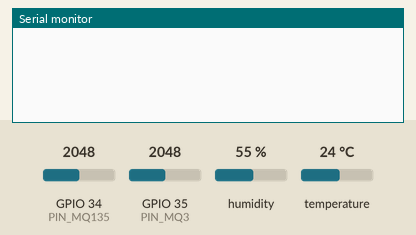
Bench run of a sketch on a simulated ESP32. Parts: the last lines printed to the serial monitor. The test bench sets the inputs (shaded band); at power-on: humidity 55 %, GPIO 34 (PIN_MQ135) = 2048, GPIO 35 (PIN_MQ3) = 2048, temperature 24 °C (analog values on the 0–4095 scale).

Above: at 1.2 s.
1.3 s: humidity set to 22 %
At 4.0 s:
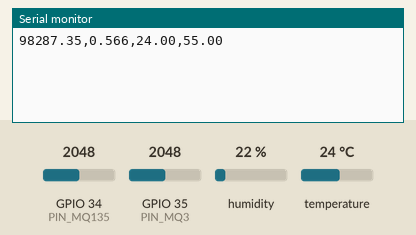
7.6 s: GPIO 34 (PIN_MQ135) set to 2866
At 8.1 s:
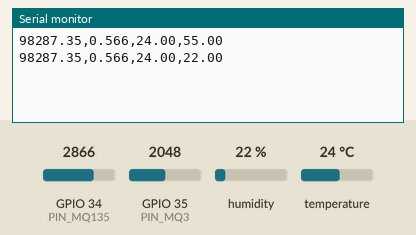
9.1 s: GPIO 35 (PIN_MQ3) set to 2866
At 9.7 s:
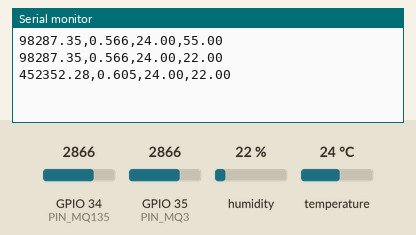
10.6 s: temperature set to 12 °C
12.1 s: GPIO 34 (PIN_MQ135) set to 3972
At 13.2 s:
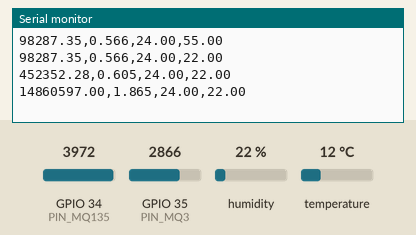
13.6 s: GPIO 35 (PIN_MQ3) set to 3972
At 15.9 s:
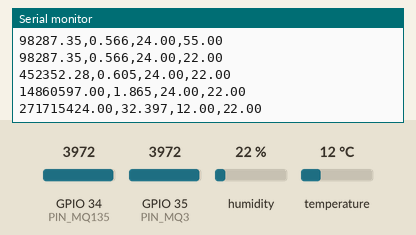
Timing chart, 0 to 16.1 s (numbered marks = the images above; inputs shaded):
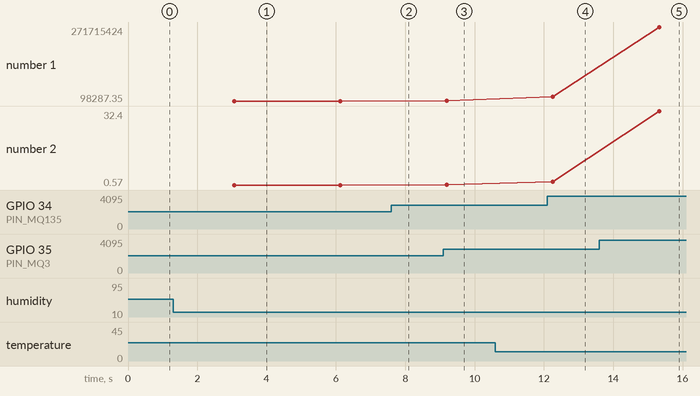

The sketch:

akuisisiData_MBG_arduino.ino
```cpp
#include <Arduino.h>
#include <Wire.h>
#include "Adafruit_HTU21DF.h" // Library untuk sensor GY-21 (HTU21D)

// Inisialisasi Objek Sensor GY-21
Adafruit_HTU21DF htu = Adafruit_HTU21DF();

// Definisi Pin ADC ESP32
#define PIN_MQ135 34
#define PIN_MQ3   35

// Nilai Resistor Load (RL) standar modul sensor (kOhm)
const float RL_MQ135 = 0.86;
const float RL_MQ3   = 1.0;

// Nilai Resistor Rangkaian Pembagi Tegangan (kOhm)
const float R1 = 1.0;
const float R2 = 2.0;

// Hasil Kalibrasi Ro
const float RO_MQ135 = 14.1;
const float RO_MQ3   = 1.3;

// Fungsi membaca Rs sensor
float getRs(int pin, float RL) {
  int adcVal = analogRead(pin);

  // Tegangan pada ADC ESP32 (0 - 3.3V)
  float vAdc = (adcVal / 4095.0) * 3.3;

  // Tegangan asli sensor sebelum pembagi tegangan (0 - 5V)
  float vOutSensor = vAdc * ((R1 + R2) / R2);

  // Batas keamanan data
  if (vOutSensor <= 0) vOutSensor = 0.01;
  if (vOutSensor >= 5.0) vOutSensor = 4.99;

  // Rumus pembagi tegangan (dikoreksi sintaks operator -)
  return ((5.0 - vOutSensor) / vOutSensor) * RL;
}

void setup() {
  Serial.begin(115200);

  // Konfigurasi presisi ADC ESP32 (12-bit: 0-4095)
  analogReadResolution(12);

  // Inisialisasi Bus I2C ESP32 (SDA = GPIO 21, SCL = GPIO 22)
  Wire.begin(21, 22);

  // Inisialisasi Sensor GY-21
  if (!htu.begin()) {
    while (1); // Berhenti jika sensor GY-21 gagal diinisialisasi
  }
}

void loop() {
  // 1. Baca Suhu dan Kelembapan dari GY-21
  float temp     = htu.readTemperature();
  float humidity = htu.readHumidity();

  // 2. Variable Akumulasi Sampling PPM dan mg/L
  float ppm_nh3_sum     = 0;
  float mgl_alcohol_sum = 0;
  const int total_samples = 1000;

  // Sampling 1000 kali pembacaan PPM & mg/L selama total durasi ~3 detik
  for (int i = 0; i < total_samples; i++) {
    // A. Baca Rs real-time per sampel
    float rs_135 = getRs(PIN_MQ135, RL_MQ135);
    float rs_3   = getRs(PIN_MQ3, RL_MQ3);

    // B. Hitung Rasio Rs/Ro per sampel
    float ratio_135 = rs_135 / RO_MQ135;
    float ratio_3   = rs_3 / RO_MQ3;

    // C. Hitung & akumulasikan nilai PPM NH3 dan mg/L Alkohol per sampel (dikoreksi operator *)
    ppm_nh3_sum     += 102.2 * pow(ratio_135, -2.473);
    mgl_alcohol_sum += 0.40 * pow(ratio_3, -1.431);

    // Jeda per sampel (2.8 ms x 1000 ≈ 2.8-3 detik total)
    delayMicroseconds(2800);
  }

  // 3. Hitung Rata-Rata Hasil Sampling PPM & mg/L
  float ppm_nh3     = ppm_nh3_sum / total_samples;
  float mgl_alcohol = mgl_alcohol_sum / total_samples;

  // 4. Format Output Khusus Excel Data Streamer (CSV)
  // Format: CH1,CH2,CH3,CH4
  Serial.print(ppm_nh3, 2);       // CH1: Amonia (ppm)
  Serial.print(",");
  Serial.print(mgl_alcohol, 3);   // CH2: Alkohol (mg/L)
  Serial.print(",");
  Serial.print(temp, 2);          // CH3: Suhu (°C)
  Serial.print(",");
  Serial.println(humidity, 2);    // CH4: Kelembaban (%RH)
}
```

Measured:
- after the input at 9.1 s, the serial monitor: prints a new line after 0.09 s (image 3)
- after the input at 12.1 s, the serial monitor: prints a new line after 0.16 s (image 4)
- after the input at 13.6 s, the serial monitor: prints a new line after 1.7 s (image 5)
- plotted number 1: 452352.28 → 14860597 after the input at 12.1 s
- plotted number 2: 0.57 → 0.6 after the input at 9.1 s, 1.86 → 32.4 after the input at 13.6 s
